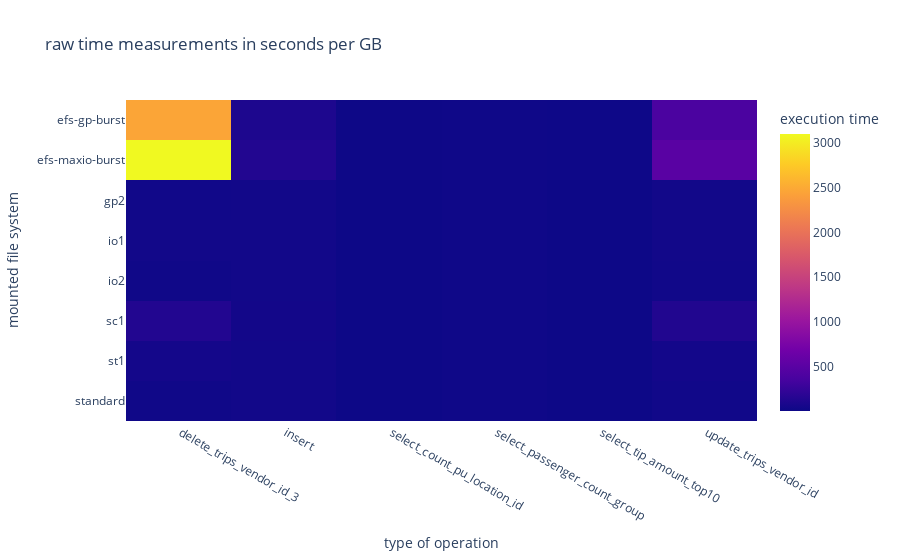

Notebook code for this chart:
### Code cell
plot_data = ops_pv.drop(index = ['nvme', 'ramdisk'])
fig = plx.imshow(plot_data, aspect=('auto'), title='raw time measurements in seconds per GB', labels={'x':'type of operation', 'y':'mounted file system', 'color':'execution time in ms'})
fig.write_html('./raw_time.html')
fig.show()

### Figure 1 — Plotly figure (JSON) as saved in the notebook; plotly's stock layout.template omitted (floating-point values rounded to 4 significant figures)
{"data": [{"coloraxis": "coloraxis", "hovertemplate": "type of operation: %{x}<br>mounted file system: %{y}<br>execution time: %{z}<extra></extra>", "type": "heatmap", "x": [" delete_trips_vendor_id_3", " insert", " select_count_pu_location_id", " select_passenger_count_group", " select_tip_amount_top10", " update_trips_vendor_id"], "y": ["efs-gp-burst", "efs-maxio-burst", "gp2", "io1", "io2", "sc1", "st1", "standard"], "z": [[2462.0, 98.25, 9.078, 16.68, 9.9, 382.0], [3101.0, 129.5, 9.217, 16.44, 9.9, 494.7], [24.54, 33.08, 2.345, 15.69, 2.304, 30.41], [31.11, 33.06, 2.345, 15.78, 2.315, 32.43], [19.18, 30.5, 2.302, 15.05, 2.283, 24.47], [127.2, 37.14, 2.307, 14.99, 2.28, 121.5], [41.83, 32.98, 2.299, 15.19, 2.275, 40.1], [22.48, 31.18, 2.317, 15.52, 2.307, 27.73]]}], "layout": {"coloraxis": {"colorbar": {"title": {"text": "execution time"}}, "colorscale": [[0, "#0d0887"], [0.1111, "#46039f"], [0.2222, "#7201a8"], [0.3333, "#9c179e"], [0.4444, "#bd3786"], [0.5556, "#d8576b"], [0.6667, "#ed7953"], [0.7778, "#fb9f3a"], [0.8889, "#fdca26"], [1, "#f0f921"]]}, "title": {"text": "raw time measurements in seconds per GB"}, "xaxis": {"title": {"text": "type of operation"}}, "yaxis": {"autorange": "reversed", "title": {"text": "mounted file system"}}}}
